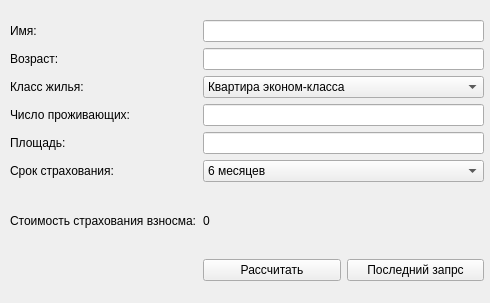
<?xml version="1.0" encoding="UTF-8"?>
<ui version="4.0">
 <class>Widget</class>
 <widget class="QWidget" name="Widget">
  <property name="geometry">
   <rect>
    <x>0</x>
    <y>0</y>
    <width>490</width>
    <height>303</height>
   </rect>
  </property>
  <property name="windowTitle">
   <string>Гулов 4031</string>
  </property>
  <widget class="QWidget" name="gridLayoutWidget">
   <property name="geometry">
    <rect>
     <x>10</x>
     <y>20</y>
     <width>474</width>
     <height>261</height>
    </rect>
   </property>
   <layout class="QGridLayout" name="gridLayout">
    <item row="4" column="1">
     <widget class="QLineEdit" name="area"/>
    </item>
    <item row="2" column="0">
     <widget class="QLabel" name="label_3">
      <property name="text">
       <string>Класс жилья:</string>
      </property>
     </widget>
    </item>
    <item row="4" column="0">
     <widget class="QLabel" name="label_5">
      <property name="text">
       <string>Площадь:</string>
      </property>
     </widget>
    </item>
    <item row="1" column="1">
     <widget class="QLineEdit" name="age"/>
    </item>
    <item row="2" column="1">
     <widget class="QComboBox" name="estateType">
      <item>
       <property name="text">
        <string>Квартира эконом-класса</string>
       </property>
      </item>
      <item>
       <property name="text">
        <string>Элитная квартира </string>
       </property>
      </item>
      <item>
       <property name="text">
        <string>Таун-хаус</string>
       </property>
      </item>
      <item>
       <property name="text">
        <string>Коттедж</string>
       </property>
      </item>
     </widget>
    </item>
    <item row="3" column="1">
     <widget class="QLineEdit" name="residents"/>
    </item>
    <item row="6" column="1">
     <widget class="QLabel" name="cost">
      <property name="text">
       <string>0</string>
      </property>
     </widget>
    </item>
    <item row="6" column="0">
     <widget class="QLabel" name="label_7">
      <property name="text">
       <string>Стоимость страхования взносма:</string>
      </property>
     </widget>
    </item>
    <item row="0" column="1">
     <widget class="QLineEdit" name="owner"/>
    </item>
    <item row="3" column="0">
     <widget class="QLabel" name="label_4">
      <property name="text">
       <string>Число проживающих:</string>
      </property>
     </widget>
    </item>
    <item row="7" column="0">
     <widget class="QLabel" name="label_8">
      <property name="text">
       <string/>
      </property>
     </widget>
    </item>
    <item row="1" column="0">
     <widget class="QLabel" name="label_2">
      <property name="text">
       <string>Возраст:</string>
      </property>
     </widget>
    </item>
    <item row="0" column="0">
     <widget class="QLabel" name="label">
      <property name="text">
       <string>Имя:</string>
      </property>
     </widget>
    </item>
    <item row="7" column="1">
     <layout class="QHBoxLayout" name="horizontalLayout">
      <item>
       <widget class="QPushButton" name="btnCalc">
        <property name="text">
         <string>Рассчитать</string>
        </property>
       </widget>
      </item>
      <item>
       <widget class="QPushButton" name="btnUndo">
        <property name="text">
         <string>Последний запрс</string>
        </property>
       </widget>
      </item>
     </layout>
    </item>
    <item row="5" column="0">
     <widget class="QLabel" name="label_6">
      <property name="text">
       <string>Срок страхования:</string>
      </property>
     </widget>
    </item>
    <item row="5" column="1">
     <widget class="QComboBox" name="period">
      <item>
       <property name="text">
        <string>6 месяцев</string>
       </property>
      </item>
      <item>
       <property name="text">
        <string>1 год</string>
       </property>
      </item>
      <item>
       <property name="text">
        <string>18 месяцев</string>
       </property>
      </item>
     </widget>
    </item>
   </layout>
  </widget>
 </widget>
 <resources/>
 <connections/>
</ui>
